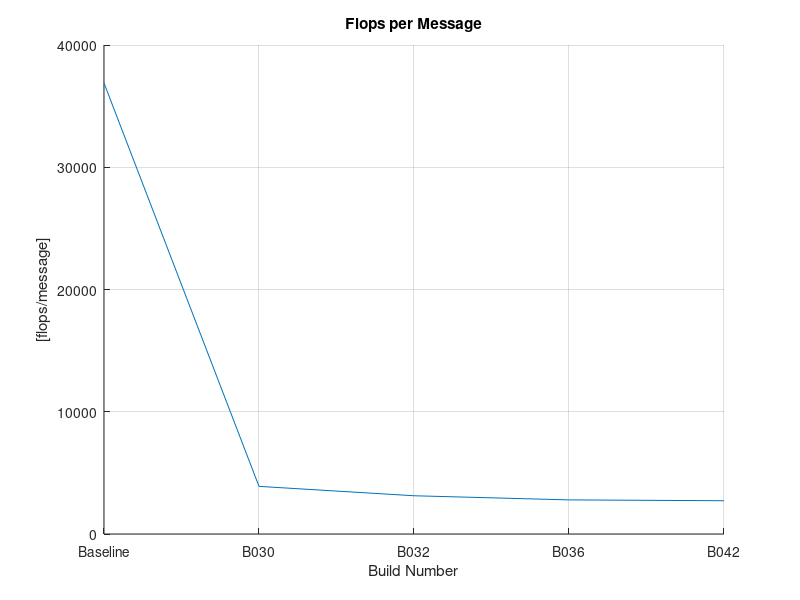

Recreate this plot in MATLAB.
data = [];
data_points = 0;
builds = {};

%%
% number of cycles = CPU_CLK_UNHALTED.REF_TSC
% number of flops = FP_COMP_OPS_EXE.SSE_SCALAR_DOUBLE +
%                   FP_COMP_OPS_EXE.SSE_SCALAR_SINGLE + 
%                   FP_COMP_OPS_EXE.X87
%% B003 [Baseline] doubles, N=1
% -O3 -g
num_messages = 442075;
num_flops = 13974020961 + 0 + 2334003501;
num_cycles = 355138532707; % reported by vTune
num_cycles_print = 358095519066; % reported by the program itself
runtime_sec = 107.862;
bandwidth_GB_sec = 1.597;

data = [data;data_points, num_flops/num_messages];
data_points = data_points + 1;
builds = [builds, {'Baseline'}];

%% B030 floats, N=10
% -O3 -g
num_messages = 884068;
num_flops = 2052003078 + 576000864 + 816001224;
num_cycles = 59584089376; % reported by vTune
num_cycles_print = 5873471722; % reported by the program itself
runtime_sec = 18.097;
bandwidth_GB_sec = 0.931;

data = [data;data_points, num_flops/num_messages];
data_points = data_points + 1;
builds = [builds, {'B030'}];

%% B032 floats, N=10
% -O3 -g
num_messages = 884068;
num_flops = 1470002205 + 582000873 + 714001071;
num_cycles = 52960079440; % reported by vTune
num_cycles_print = 5584797774; % reported by the program itself
runtime_sec = 16.085;
bandwidth_GB_sec = 0.941;

data = [data;data_points, num_flops/num_messages];
data_points = data_points + 1;
builds = [builds, {'B032'}];

%% B036 floats, N=10
% -O3 -g
num_messages = 260215;
num_flops = 456000684 + 60000090 + 210000315;
num_cycles = 23580035370;
runtime_sec = 7.162;
bandwidth_GB_sec = 1.169;

data = [data;data_points, num_flops/num_messages];
data_points = data_points + 1;
builds = [builds, {'B036'}];

%% B042 floats, N=10
% -O3 -g
num_messages = 260215;
num_flops = 420000630 + 66000099 + 222000333;
num_cycles = 21540032310;
runtime_sec = 6.542;
bandwidth_GB_sec = 1.293;

data = [data;data_points, num_flops/num_messages];
data_points = data_points + 1;
builds = [builds, {'B042'}];

%% Plot styling
figure; hold on; grid on;
plot(data(:,1), data(:,2));
title('Flops per Message');
xlabel('Build Number')
ylabel('[flops/message]')
set(gca,'XTick',0:1:(data_points-1));
set(gca,'XTickLabel',builds);
print(gcf, '-r150', 'flops_per_message.png', '-dpng');